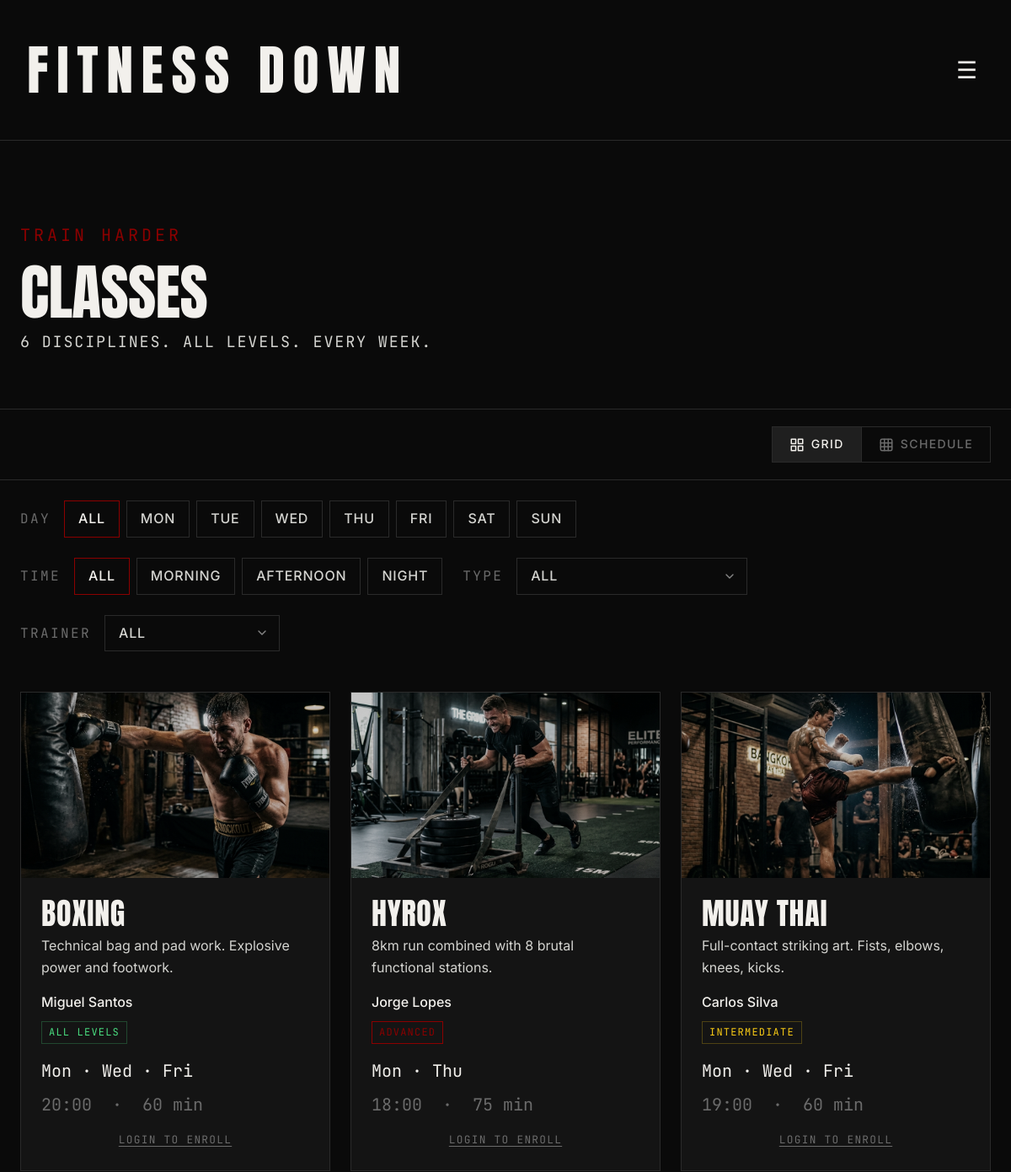
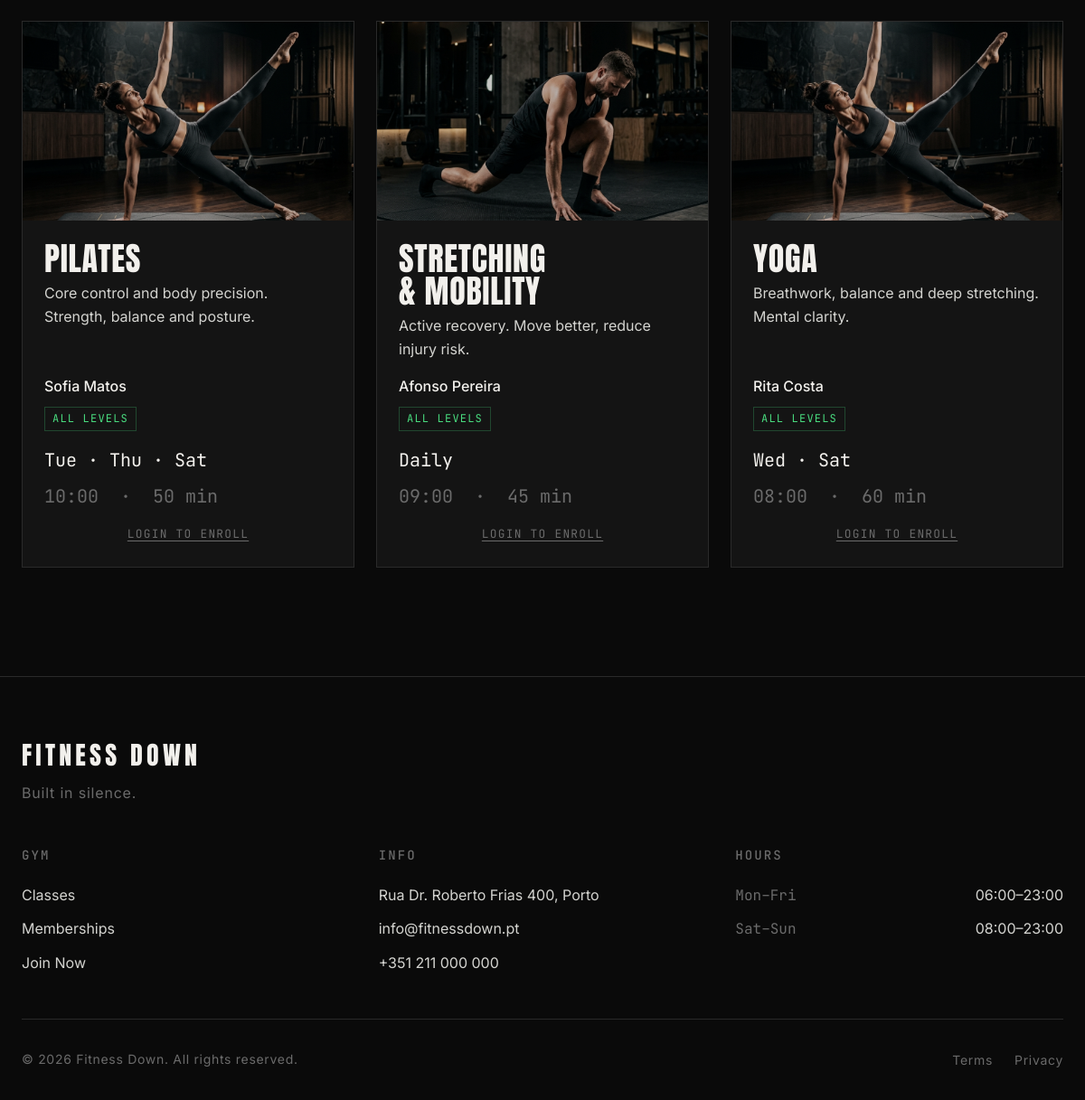
/classes.php, run on the app's committed database (2 pictures, top to bottom).
### tables this page shows
CREATE TABLE classes(
    id INTEGER PRIMARY KEY AUTOINCREMENT,
    trainer_id INTEGER NOT NULL,
    name TEXT NOT NULL, --this name will be the type of class
    description TEXT,
    difficulty TEXT NOT NULL CHECK (difficulty IN('beginner', 'intermediate', 'advanced')),
    duration_minutes INTEGER NOT NULL,
    capacity INTEGER NOT NULL,
    photo TEXT,
    is_active INTEGER NOT NULL DEFAULT 1,
    FOREIGN KEY (trainer_id) REFERENCES users(id) ON DELETE RESTRICT
);

CREATE TABLE users (
    id INTEGER PRIMARY KEY AUTOINCREMENT,
    name TEXT NOT NULL,
    email TEXT NOT NULL UNIQUE,
    username TEXT NOT NULL UNIQUE,
    password_hash TEXT NOT NULL,
    profile_photo TEXT,
    role TEXT NOT NULL CHECK (role IN ('member', 'trainer', 'admin')),
    created_at TEXT NOT NULL DEFAULT CURRENT_TIMESTAMP,
    is_active INTEGER NOT NULL DEFAULT 1
);

CREATE TABLE sessions(
    id INTEGER PRIMARY KEY AUTOINCREMENT,
    class_id INTEGER NOT NULL,
    day_of_week TEXT NOT NULL CHECK (day_of_week IN ('monday','tuesday','wednesday','thursday','friday','saturday','sunday')),
    start_time TEXT NOT NULL,
    duration_minutes INTEGER NOT NULL CHECK (duration_minutes > 0),
    status TEXT NOT NULL DEFAULT 'scheduled' CHECK (status IN ('scheduled', 'completed', 'cancelled')),
    notes TEXT,
    FOREIGN KEY (class_id) REFERENCES classes(id) ON DELETE CASCADE
);

### includes/helper.php (called while the page is built, shortened)
<?php
function e(string $val): string {
    return htmlspecialchars($val, ENT_QUOTES | ENT_SUBSTITUTE, 'UTF-8');
}

### classes.php (the view, shortened to what this page needs)
<?php
$pdo = get_db();
$stmt = $pdo->query("
    SELECT c.*, u.name AS trainer_name
    FROM classes c
    JOIN users u ON c.trainer_id = u.id
    WHERE c.is_active = 1
    ORDER BY c.name
");
$classes = $stmt->fetchAll();
$stmt = $pdo->query("
    SELECT s.*, c.name AS class_name, c.id AS class_id
    FROM sessions s
    JOIN classes c ON s.class_id = c.id
    WHERE c.is_active = 1
    ORDER BY
        CASE s.day_of_week
            WHEN 'monday'    THEN 1
            WHEN 'tuesday'   THEN 2
            WHEN 'wednesday' THEN 3
            WHEN 'thursday'  THEN 4
            WHEN 'friday'    THEN 5
            WHEN 'saturday'  THEN 6
            WHEN 'sunday'    THEN 7
        END,
        s.start_time
");
$sessions = $stmt->fetchAll();
$sessions_by_class = [];
foreach ($sessions as $s) {
    $sessions_by_class[$s['class_id']][] = $s;
}
$enrolled_sessions = [];
$waitlisted_sessions = [];
$enrollment_counts = [];
$stmt = $pdo->query("SELECT session_id, COUNT(*) AS cnt FROM enrollments WHERE status = 'enrolled' GROUP BY session_id");
while ($row = $stmt->fetch()) {
    $enrollment_counts[$row['session_id']] = (int)$row['cnt'];
}
$difficulty_map = [
    'beginner'     => ['class' => 'easy', 'label' => 'All levels'],
    'intermediate' => ['class' => 'mid',  'label' => 'Intermediate'],
    'advanced'     => ['class' => 'hard', 'label' => 'Advanced'],
];
$day_abbr = [
    'monday' => 'Mon', 'tuesday' => 'Tue', 'wednesday' => 'Wed',
    'thursday' => 'Thu', 'friday' => 'Fri', 'saturday' => 'Sat', 'sunday' => 'Sun',
];
$class_images = [
    'Muay Thai'              => 'muay_thai.jpg',
    'Hyrox'                  => 'hyrox.jpg',
    'Pilates'                => 'pilates.jpg',
    'Boxing'                 => 'boxing.jpg',
    'Stretching & Mobility'  => 'stretching.jpg',
    'Yoga'                   => 'yoga.jpg',
];
$class_colors = [
    'Muay Thai'              => '#ef4444',
    'Hyrox'                  => '#f97316',
    'Pilates'                => '#a855f7',
    'Boxing'                 => '#3b82f6',
    'Stretching & Mobility'  => '#22c55e',
    'Yoga'                   => '#eab308',
];
$selected_class_id = isset($_GET['class']) ? (int)$_GET['class'] : null;
$view = $selected_class_id ? 'timetable' : 'list';
require __DIR__ . '/includes/header.php';
?>
<main>
    <section class="page-hero">
        <p class="eyebrow">Train harder</p>
        <h1 class="page-hero__title">Classes</h1>
        <p class="page-hero__sub"><?= count($classes) ?> disciplines. All levels. Every week.</p>
    </section>
    <section class="view-controls" aria-label="View options">
        <div class="view-controls__inner">
            <div class="view-toggle" role="tablist" aria-label="Switch view">
                <button class="view-toggle__btn <?= $view === 'list' ? 'view-toggle__btn--active' : '' ?>"
                        data-view="list" type="button" role="tab"
                        aria-selected="<?= $view === 'list' ? 'true' : 'false' ?>" id="tab-list">
                    Grid
                </button>
                <button class="view-toggle__btn <?= $view === 'timetable' ? 'view-toggle__btn--active' : '' ?>"
                        data-view="timetable" type="button" role="tab"
                        aria-selected="<?= $view === 'timetable' ? 'true' : 'false' ?>" id="tab-timetable">
                    Schedule
                </button>
            </div>
        </div>
    </section>
    <div id="view-list" class="classes-view <?= $view !== 'list' ? 'classes-view--hidden' : '' ?>"
         role="tabpanel" aria-labelledby="tab-list">
        <section class="filters" aria-label="Filter classes">
            <div class="filters__inner">
                <div class="filters__group" data-filter="day">
                    <span class="filters__label">Day</span>
                    <div class="filters__buttons">
                        <button class="filter-btn filter-btn--active" data-value="all" type="button">All</button>
                        <button class="filter-btn" data-value="monday"    type="button">Mon</button>
                        <button class="filter-btn" data-value="tuesday"   type="button">Tue</button>
                        <button class="filter-btn" data-value="wednesday" type="button">Wed</button>
                        <button class="filter-btn" data-value="thursday"  type="button">Thu</button>
                        <button class="filter-btn" data-value="friday"    type="button">Fri</button>
                        <button class="filter-btn" data-value="saturday"  type="button">Sat</button>
                        <button class="filter-btn" data-value="sunday"    type="button">Sun</button>
                    </div>
                </div>
                <div class="filters__group" data-filter="time">
                    <span class="filters__label">Time</span>
                    <div class="filters__buttons">
                        <button class="filter-btn filter-btn--active" data-value="all" type="button">All</button>
                        <button class="filter-btn" data-value="morning"   type="button">Morning</button>
                        <button class="filter-btn" data-value="afternoon" type="button">Afternoon</button>
                        <button class="filter-btn" data-value="night"     type="button">Night</button>
                    </div>
                </div>
                <div class="filters__group" data-filter="type">
                    <span class="filters__label">Type</span>
                    <select class="filter-select" id="filter-type">
                        <option value="all">All</option>
                    </select>
                </div>
                <div class="filters__group" data-filter="trainer">
                    <span class="filters__label">Trainer</span>
                    <select class="filter-select" id="filter-trainer">
                        <option value="all">All</option>
                    </select>
                </div>
            </div>
        </section>
        <section class="class-list" aria-label="All classes">
            <div class="class-list__rows">
                <?php foreach ($classes as $cls):
                    $diff          = $difficulty_map[$cls['difficulty']] ?? ['class' => 'easy', 'label' => $cls['difficulty']];
                    $cls_sessions  = $sessions_by_class[$cls['id']] ?? [];
                    $cls_days      = array_unique(array_column($cls_sessions, 'day_of_week'));
                    $day_display   = count($cls_days) === 7
                                   ? 'Daily'
                                   : implode(' · ', array_map(fn($d) => $day_abbr[$d] ?? $d, $cls_days));
                    $start_time    = $cls_sessions[0]['start_time'] ?? '00:00';
                    $start_hour    = (int) explode(':', $start_time)[0];
                    $time_period   = $start_hour < 12 ? 'morning' : ($start_hour <= 19 ? 'afternoon' : 'night');
                    $image         = !empty($cls['photo']) ? $cls['photo'] : ($class_images[$cls['name']] ?? null);
                    $color         = $class_colors[$cls['name']] ?? 'var(--accent)';
                ?>
                <article class="crow"
                         data-class-id="<?= $cls['id'] ?>"
                         data-class-name="<?= e($cls['name']) ?>"
                         data-trainer-id="<?= (int)$cls['trainer_id'] ?>"
                         data-days="<?= e(implode(',', $cls_days)) ?>"
                         data-time="<?= e($time_period) ?>"
                         style="--card-accent: <?= e($color) ?>;">
                    <?php if ($image): ?>
                    <figure class="crow__media">
                        <img src="/assets/images/classes/<?= e($image) ?>"
                             alt="<?= e($cls['name']) ?>"
                             class="crow__image" loading="lazy">
                    </figure>
                    <?php endif; ?>
                    <div class="crow__info">
                        <h2 class="crow__name"><?= e($cls['name']) ?></h2>
                        <p class="crow__desc"><?= e($cls['description'] ?? '') ?></p>
                    </div>
                    <div class="crow__meta">
                        <a class="crow__instructor" href="/trainer.php?id=<?= (int)$cls['trainer_id'] ?>"><?= e($cls['trainer_name']) ?></a>
                        <p class="crow__difficulty crow__difficulty--<?= $diff['class'] ?>">
                            <?= e($diff['label']) ?>
                        </p>
                    </div>
                    <div class="crow__schedule">
                        <p class="crow__days"><?= e($day_display) ?></p>
                        <p class="crow__time">
                            <?= e($start_time) ?> &nbsp;·&nbsp; <?= $cls['duration_minutes'] ?> min
                        </p>
                    </div>
                    <?php if (($_SESSION['role'] ?? '') === 'member'): ?>
                        <div class="crow__sessions">
                            <?php foreach ($cls_sessions as $sess):
                                $sess_id    = (int)$sess['id'];
                                $is_enrolled = in_array($sess_id, $enrolled_sessions, true);
                                $is_waitlisted = isset($waitlisted_sessions[$sess_id]);
                                $wl_pos     = $waitlisted_sessions[$sess_id] ?? 0;
                                $count      = $enrollment_counts[$sess_id] ?? 0;
                                $capacity   = (int)$cls['capacity'];
                                $free       = $capacity - $count;
                            ?>
                            <div class="crow__session-row">
                                <div class="crow__session-info">
                                    <span class="crow__session-day"><?= e($day_abbr[$sess['day_of_week']] ?? $sess['day_of_week']) ?></span>
                                    <span class="crow__session-time"><?= e($sess['start_time']) ?></span>
                                </div>
                                <span class="crow__spots <?= $is_waitlisted ? 'crow__spots--waitlisted' : ($free <= 0 && !$is_enrolled ? 'crow__spots--full' : '') ?>">
                                    <?php if ($is_enrolled): ?>Enrolled
                                    <?php elseif ($is_waitlisted): ?>Waitlisted (#<?= $wl_pos ?>)
                                    <?php elseif ($free <= 0): ?>Full
                                    <?php else: ?><?= $free ?> spot<?= $free === 1 ? '' : 's' ?> left
                                    <?php endif; ?>
                                </span>
                                <?php if ($is_enrolled): ?>
                                <button type="button"
                                        class="button button--ghost crow__enroll-btn crow__enroll-btn--enrolled"
                                        data-session-id="<?= $sess_id ?>"
                                        data-enrolled="1"
                                        data-waitlisted="0">
                                    Cancel
                                </button>
                                <?php elseif ($is_waitlisted): ?>
                                <button type="button"
                                        class="button button--ghost crow__enroll-btn crow__enroll-btn--waitlisted"
                                        data-session-id="<?= $sess_id ?>"
                                        data-enrolled="0"
                                        data-waitlisted="1"
                                        data-waitlist-pos="<?= $wl_pos ?>">
                                    Leave Waitlist
                                </button>
                                <?php elseif ($free <= 0): ?>
                                <button type="button"
                                        class="button button--ghost crow__enroll-btn"
                                        data-session-id="<?= $sess_id ?>"
                                        data-enrolled="0"
                                        data-waitlisted="0">
                                    Join Waitlist
                                </button>
                                <?php else: ?>
                                <button type="button"
                                        class="button button--ghost crow__enroll-btn"
                                        data-session-id="<?= $sess_id ?>"
                                        data-enrolled="0"
                                        data-waitlisted="0">
                                    Enroll
                                </button>
                                <?php endif; ?>
                            </div>
                            <?php endforeach; ?>
                        </div>
                    <?php elseif (!isset($_SESSION['user_id'])): ?>
                        <div class="crow__login-prompt">
                            <a href="/login.php">Login to enroll</a>
                        </div>
                    <?php endif; ?>
                </article>
                <?php endforeach; ?>
            </div>
        </section>
    </div>
</main>
<?php require __DIR__ . '/includes/footer.php'; ?>

### data on the page
classes: shows a picture, name "BOXING", description "Technical bag and pad work. Explosive power and footwork.", trainer.name "Miguel Santos", difficulty "ALL LEVELS", id "Mon · Wed · Fri", id.start_time "20:00", duration_minutes "60"
classes: shows a picture, name "HYROX", description "8km run combined with 8 brutal functional stations.", trainer.name "Jorge Lopes", difficulty "ADVANCED", id "Mon · Thu", id.start_time "18:00", duration_minutes "75"
classes: shows a picture, name "MUAY THAI", description "Full-contact striking art. Fists, elbows, knees, kicks.", trainer.name "Carlos Silva", difficulty "INTERMEDIATE", id "Mon · Wed · Fri", id.start_time "19:00", duration_minutes "60"
classes: name "PILATES", description "Core control and body precision. Strength, balance and posture.", trainer.name "Sofia Matos", difficulty "ALL LEVELS", id "Tue · Thu · Sat", id.start_time "10:00", duration_minutes "50"
classes: shows a picture, name "STRETCHING & MOBILITY", description "Active recovery. Move better, reduce injury risk.", trainer.name "Afonso Pereira", difficulty "ALL LEVELS", id "Daily", id.start_time "09:00", duration_minutes "45"
classes: name "YOGA", description "Breathwork, balance and deep stretching. Mental clarity.", trainer.name "Rita Costa", difficulty "ALL LEVELS", id "Wed · Sat", id.start_time "08:00", duration_minutes "60"

### other printed values
count($classes) "6"
